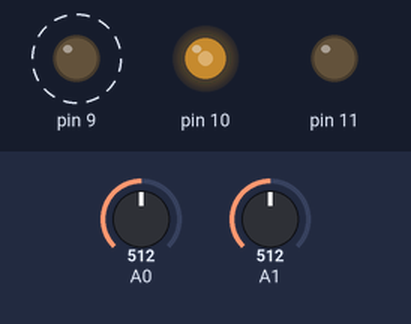
Simulated run of this sketch. Board: Arduino Uno, built with avr-gcc and run on an emulated ATmega328P. Shown: output pins drawn as LEDs (lit = HIGH). Dashed ring = blinking. Inputs (shaded band) come from the test bench; at power-on: A0 = 512, A1 = 512.

Above: at 2.3 s.
2.4 s: A0 set to 5
At 3.4 s:
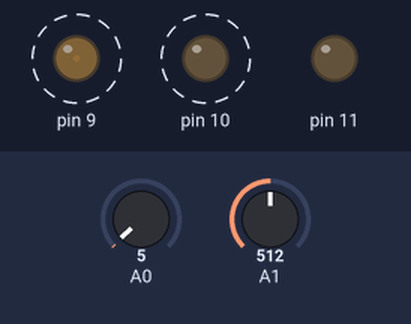
6.1 s: A0 set to 2
At 6.9 s:
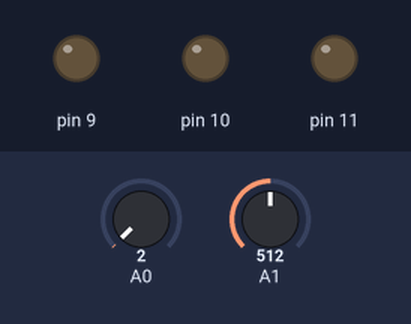
8.2 s: A0 set to 716
At 9.5 s:
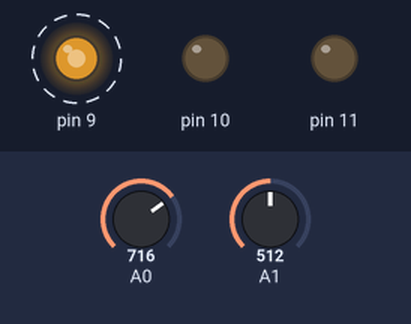
12.2 s: A1 set to 0
14.3 s: A1 set to 122
At 14.48 s:
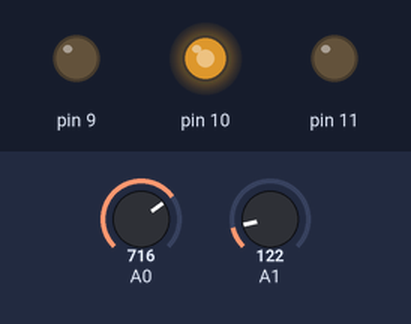
17.8 s: A0 set to 900
Timing chart, 0 to 22.3 s (numbered marks = the images above; inputs shaded):
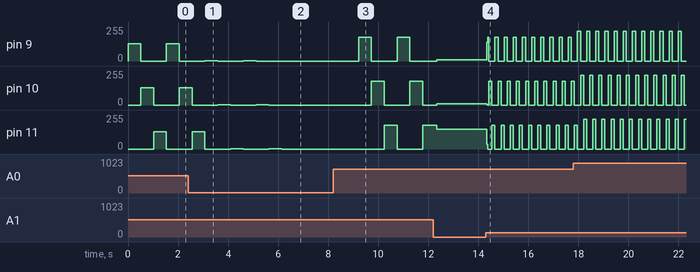

The sketch:

Stepper_ANIX_Driver.ino
```cpp
void setup(){
 pinMode(9,OUTPUT);
 pinMode(10,OUTPUT);
 pinMode(11,OUTPUT);


}

void loop (){
  int pwmx = analogRead(A0);
  int time = analogRead(A1);
  int pwm  = pwmx/4;

  analogWrite(9,pwm);
  digitalWrite(10,LOW);
  digitalWrite(11,LOW);

  delay(time);

  digitalWrite(9,LOW);
  analogWrite(10,pwm);
  digitalWrite(11,LOW);

  delay(time);

  digitalWrite(9,LOW);
  digitalWrite(10,LOW);
  analogWrite(11,pwm);

  delay(time);


}
```

Measured:
- the behaviour switches between 4 and 3 on A0 (found by bisection; images 1 and 2)
- after the input at 6.1 s, pin 9: stops changing and stays 0/255; pin 10: stays 0/255 (without the input it goes to 1/255 after 0.56 s); pin 11: goes on until 6.1 s, then stays 0/255
- after the input at 8.2 s, pin 9: alternates 179/255 for 0.51 s and 0/255 for 1.0 s, starting after 1.0 s; pin 10: alternates 179/255 for 0.51 s and 0/255 for 1.0 s, starting after 1.5 s; pin 11: 0/255 → 179/255 after 2.0 s, → 0/255 0.51 s later, → 179/255 1.0 s later
- after the input at 14.3 s, pin 9: 11/255 → 141/255 at once, then moves between 0/255 and 179/255, repeating every 1.1 s; pin 11: 150/255 → 34/255 at once, then moves between 0/255 and 179/255, repeating every 1.1 s
- by itself, pin 9, pin 10: alternates 1/255 for 0.51 s and 0/255 for 1.0 s
